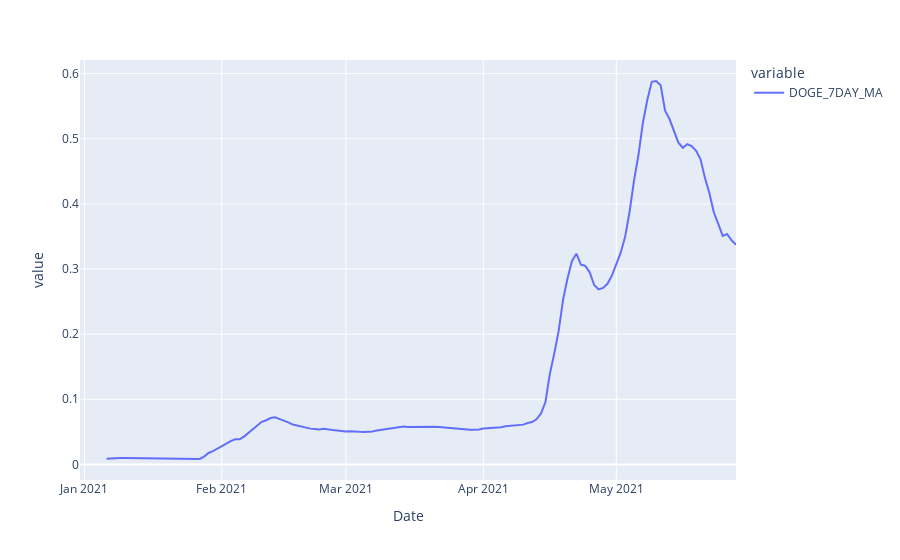

Notebook code for this chart:
### Code cell
fig = px.line(crypto, y=['DOGE_7DAY_MA'] )
fig.show()

### Figure 1 — Plotly figure (JSON) as saved in the notebook; plotly's stock layout.template omitted (floating-point values rounded to 4 significant figures; data arrays with more than 128 entries replaced by an {"elided": "..."} marker saying what was removed)
{"data": [{"hovertemplate": "variable=DOGE_7DAY_MA<br>Date=%{x}<br>value=%{y}<extra></extra>", "legendgroup": "DOGE_7DAY_MA", "line": {"color": "#636efa", "dash": "solid"}, "marker": {"symbol": "circle"}, "mode": "lines", "name": "DOGE_7DAY_MA", "orientation": "v", "showlegend": true, "type": "scatter", "x": {"elided": "149 str values"}, "xaxis": "x", "y": {"elided": "149 float values"}, "yaxis": "y"}], "layout": {"legend": {"title": {"text": "variable"}, "tracegroupgap": 0}, "margin": {"t": 60}, "xaxis": {"anchor": "y", "domain": [0, 1], "title": {"text": "Date"}}, "yaxis": {"anchor": "x", "domain": [0, 1], "title": {"text": "value"}}}}
